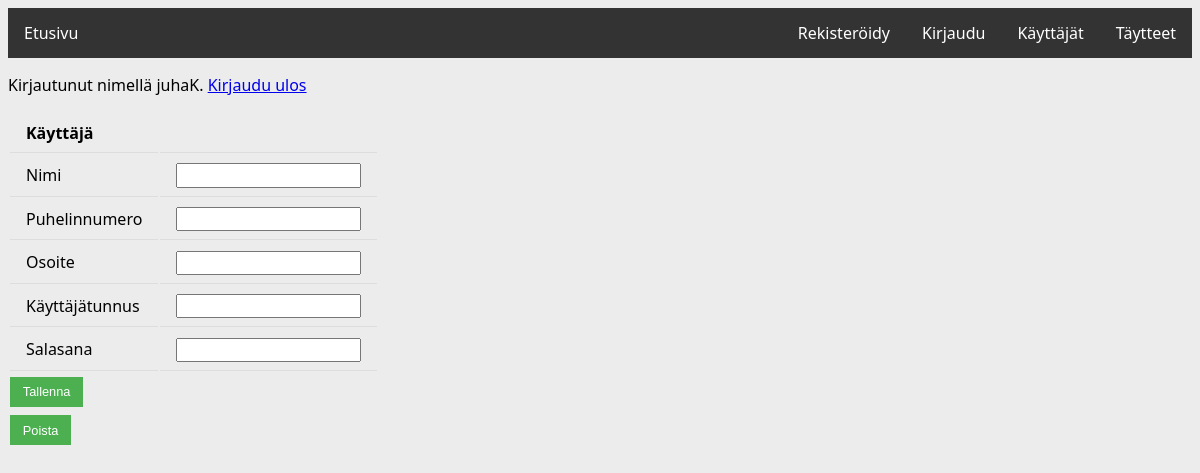
/kayttajat/2/ (signed in), run on an earlier commit of the app's database.
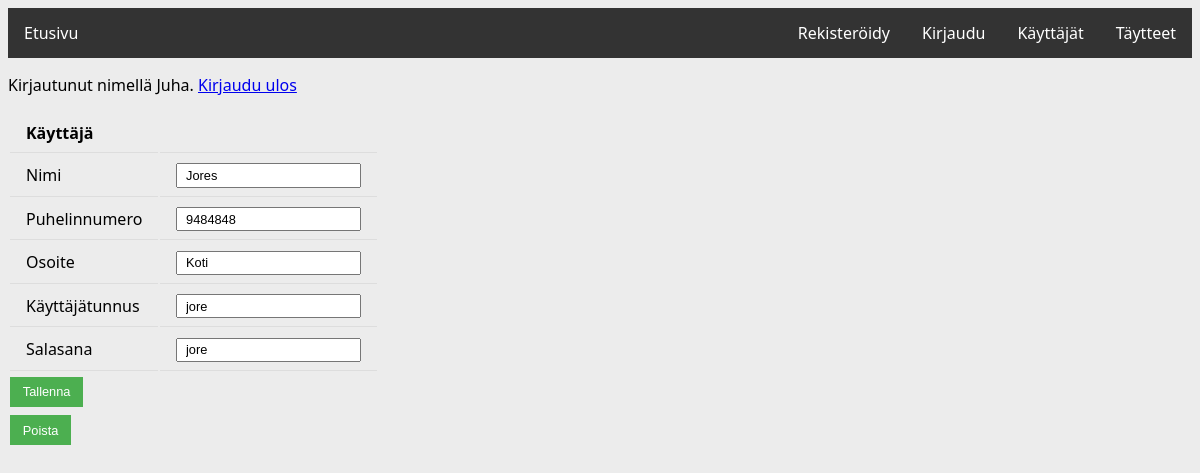
And on a later commit of the database.
### application/auth/models.py (models this page shows, shortened)
class User(db.Model):
    __tablename__ = "account"
    id = db.Column(db.Integer, primary_key=True)
    name = db.Column(db.String(144), nullable=False)
    phone = db.Column(db.Integer, nullable=False)
    address = db.Column(db.String(144), nullable=False)
    username = db.Column(db.String(144), nullable=False)
    password = db.Column(db.String(144), nullable=False)

### application/users/views.py (the view)
@app.route("/kayttajat/<user_id>/", methods=["GET"])
@login_required
def user_get_item(user_id):
    t = User.query.get(user_id)
    return render_template("users/user.html", user = t)

### application/__init__.py (called while the page is built)
@login_manager.user_loader
def load_user(user_id):
    return User.query.get(user_id)

### application/templates/users/user.html (shortened to what this page needs)
{% extends "layout.html" %}
{% block body %}
<form method="POST" action="{{ url_for('user_set_item', user_id=user.id) }}">
  <table>
    <tr>
      <th>Käyttäjä</th>
      <th></th>
    </tr>
    <tr>
      <td>Nimi</td>
      <td>
          <input type="text" name="name" value="{{ user.name }}" />
      </td>
    </tr>
    <tr>
      <td>Puhelinnumero</td>
      <td>
          <input type="text" name="phone" value="{{ user.phone }}" />
      </td>
    </tr>
    <tr>
      <td>Osoite</td>
      <td>
          <input type="text" name="address" value="{{ user.address }}" />
      </td>
    </tr>
    <tr>
      <td>Käyttäjätunnus</td>
      <td>
          <input type="text" name="username" value="{{ user.username }}" />
      </td>
    </tr>
    <tr>
      <td>Salasana</td>
      <td>
          <input type="text" name="password" value="{{ user.password }}" />
      </td>
    </tr>
  </table>
  <input type="submit" value="Tallenna"/>
</form>
  <form method="POST" action="{{ url_for('user_delete_item', user_id=user.id) }}">
    <input type="submit" value="Poista"/>
</form>
{% endblock %}

### application/templates/layout.html (shortened to what this page needs)
<!DOCTYPE html>
  <html>
    <head>
      <link rel="stylesheet" href="{{ url_for('static', filename='css/main.css') }}">
    </head>
    <body>
      <ul id="menu">
        <li><a href="/">Etusivu</a></li>
	      <li style="float:right"><a href="{{ url_for('toppings_index') }}">Täytteet</a></li>
        <li style="float:right"><a href="{{ url_for('user_index') }}">Käyttäjät</a></li>
        <li style="float:right"><a href="{{ url_for('auth_login') }}">Kirjaudu</a></li>
        <li style="float:right"><a href="{{ url_for('auth_signup') }}">Rekisteröidy</a></li>
      </ul>
      {% if current_user.is_authenticated %}
      <p>
        Kirjautunut nimellä {{ current_user.name }}. <a href="{{ url_for('auth_logout') }}">Kirjaudu ulos</a>
      </p>
      {% else %}
      <p>
        <a href="{{ url_for('auth_login') }}">Kirjaudu sisään</a>
      </p>
      {% endif %}
      {% block body %}{% endblock %}
    </body>
  </html>

What changed in the data, as far as the page shows it:
changed User: name "juhaK" → "Juha"
added User: name "Jores", phone "9484848", address "Koti", username "jore", password "jore"
